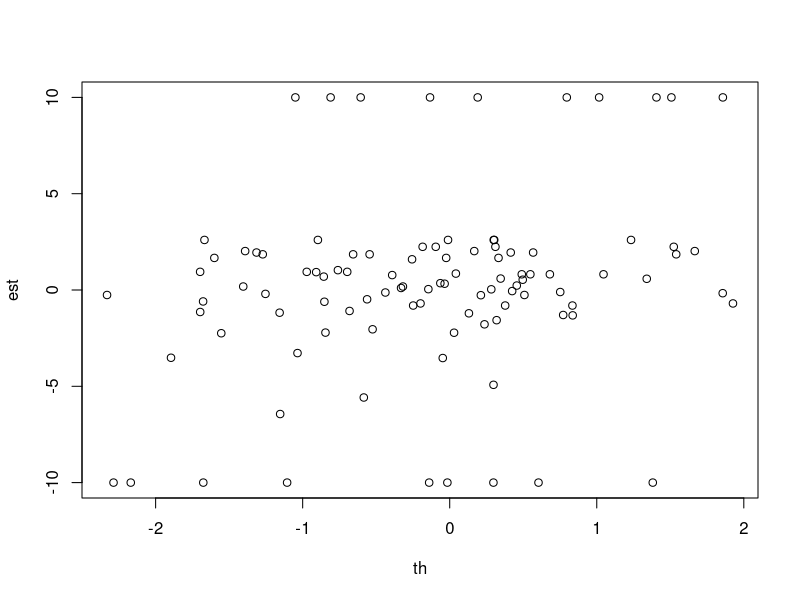

Recreate this plot in R.
##Let's say we have 3pl items with known abilities

get_pr<-function(th,a,b,c) {
    x<-a*(th-b)
    c+(1-c)/(1+exp(-x))
}
f<-function(th,resp,a,b,c) {
    p<-get_pr(th,a,b,c)
    -sum(resp*log(p)+(1-resp)*log(1-p))
}
rmse<-function(x,y) sqrt(mean((x-y)^2))

ni<-10
b<-rnorm(ni) #difficulties
a<-exp(rnorm(ni,mean=0,sd=.25)) #discriminations
c<-runif(ni,min=0,max=1)

th<-rnorm(100)
est<-numeric()

for (i in 1:length(th)) {
    ##we'll use th to simulate data
    p<-get_pr(th[i],a,b,c)
    resp<-rbinom(length(p),1,p)
    ##but now we won't use th (just resp) for estimation
    est[i]<-optim(0,f,method='Brent',lower=-10,upper=10,a=a,b=b,c=c,resp=resp)$par
}
plot(th,est)
rmse(th,est)

##what factors in the simulation can you use to change the quality (via rmse) of the estimates?
    
